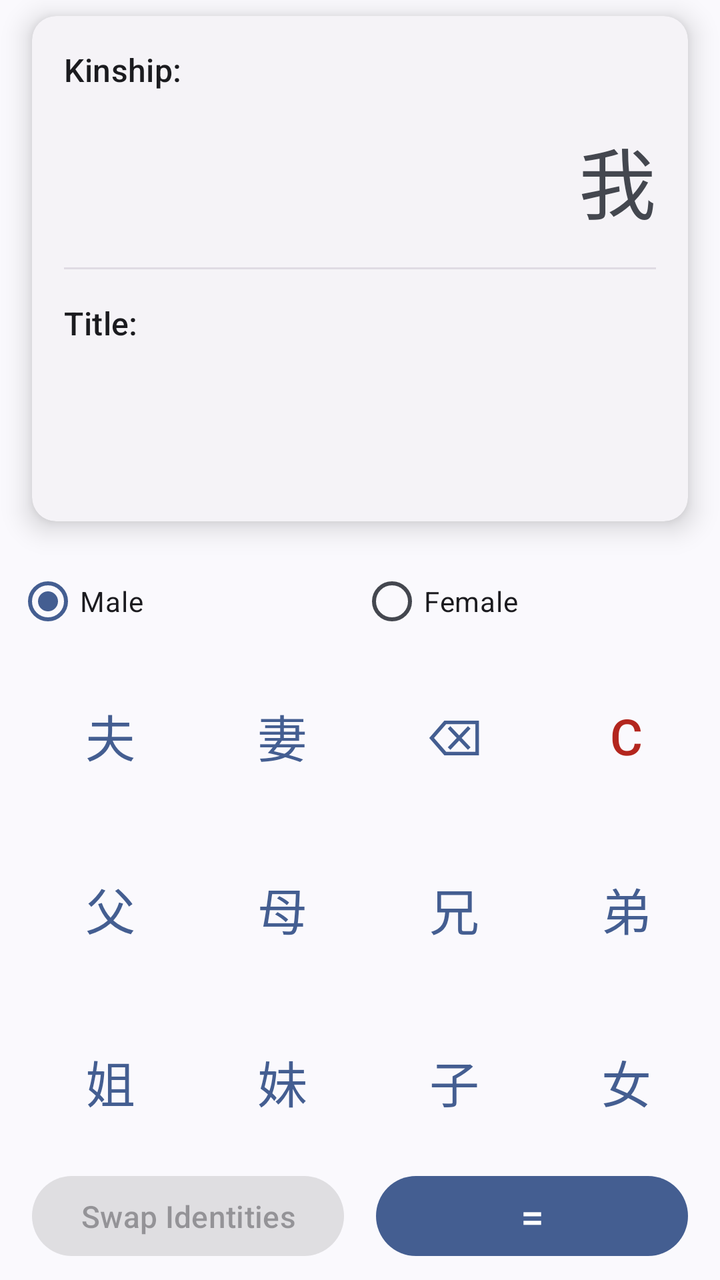
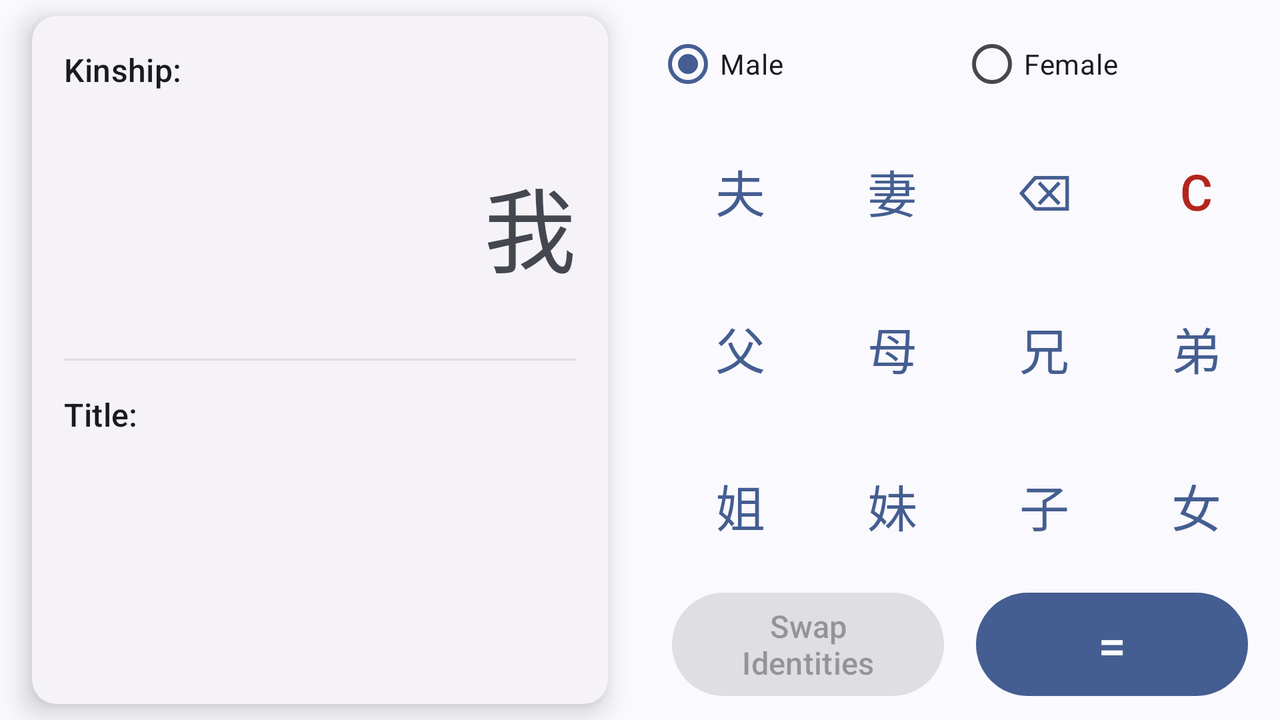

The same Android screen from two of the app's own layout files: first res/layout/ as a phone draws it, then the repository's variant for another configuration, drawn on a device whose configuration selects that folder. Both files follow.
<!-- AndroidManifest.xml: application theme AppTheme -->
<!-- res/layout/activity_relationship.xml -->
<?xml version="1.0" encoding="utf-8"?>
<androidx.constraintlayout.widget.ConstraintLayout xmlns:android="http://schemas.android.com/apk/res/android"
    xmlns:app="http://schemas.android.com/apk/res-auto"
    xmlns:tools="http://schemas.android.com/tools"
    android:id="@+id/parent"
    android:layout_width="match_parent"
    android:layout_height="match_parent"
    android:orientation="vertical">

    <com.google.android.material.card.MaterialCardView
        style="@style/Widget.Material3.CardView.Elevated"
        android:layout_width="0dp"
        android:layout_height="0dp"
        android:layout_marginHorizontal="16dp"
        android:layout_marginVertical="8dp"
        app:cardElevation="8dp"
        app:layout_constraintBottom_toBottomOf="@+id/guideline9"
        app:layout_constraintEnd_toEndOf="parent"
        app:layout_constraintStart_toStartOf="parent"
        app:layout_constraintTop_toTopOf="parent">

        <LinearLayout
            android:layout_width="match_parent"
            android:layout_height="match_parent"
            android:orientation="vertical">


            <LinearLayout
                android:layout_width="match_parent"
                android:layout_height="0dp"
                android:layout_marginTop="8dp"
                android:layout_weight="1"
                android:orientation="vertical">

                <TextView
                    android:id="@+id/input"
                    android:layout_width="wrap_content"
                    android:layout_height="wrap_content"
                    android:layout_gravity="start"
                    android:layout_marginStart="16dp"
                    android:layout_marginTop="8dp"
                    android:text="@string/relationship"
                    android:textAppearance="@style/TextAppearance.Material3.TitleMedium" />

                <TextView
                    android:id="@+id/input_textview"
                    android:layout_width="match_parent"
                    android:layout_height="match_parent"
                    android:autoSizeMaxTextSize="46sp"
                    android:autoSizeTextType="uniform"
                    android:gravity="end|center"
                    android:padding="16dp"
                    android:text="我"
                    tools:ignore="HardcodedText" />

            </LinearLayout>

            <com.google.android.material.divider.MaterialDivider
                android:layout_width="match_parent"
                android:layout_height="wrap_content"
                android:layout_marginHorizontal="16dp"
                android:alpha="0.5" />

            <LinearLayout
                android:id="@+id/linearLayout2"
                android:layout_width="match_parent"
                android:layout_height="0dp"
                android:layout_marginTop="8dp"
                android:layout_weight="1"
                android:orientation="vertical">

                <TextView
                    android:id="@+id/output"
                    android:layout_width="wrap_content"
                    android:layout_height="wrap_content"
                    android:layout_gravity="start"
                    android:layout_marginStart="16dp"
                    android:layout_marginTop="8dp"
                    android:text="@string/call"
                    android:textAppearance="@style/TextAppearance.Material3.TitleMedium" />

                <TextView
                    android:id="@+id/output_textview"
                    android:layout_width="match_parent"
                    android:layout_height="match_parent"
                    android:autoSizeMaxTextSize="38sp"
                    android:autoSizeTextType="uniform"
                    android:gravity="end|center"
                    android:padding="16dp"
                    android:text=""
                    android:textAlignment="textEnd"
                    android:textIsSelectable="true"
                    tools:ignore="HardcodedText" />

            </LinearLayout>

        </LinearLayout>

    </com.google.android.material.card.MaterialCardView>

    <LinearLayout
        android:id="@+id/linearLayout5"
        android:layout_width="0dp"
        android:layout_height="0dp"
        android:orientation="vertical"
        android:padding="8dp"
        app:layout_constraintBottom_toBottomOf="parent"
        app:layout_constraintEnd_toEndOf="parent"
        app:layout_constraintStart_toStartOf="parent"
        app:layout_constraintTop_toTopOf="@+id/guideline9">

        <RadioGroup
            android:id="@+id/ratioGroup"
            android:layout_width="match_parent"
            android:layout_height="wrap_content"
            android:orientation="horizontal">

            <com.google.android.material.radiobutton.MaterialRadioButton
                android:id="@+id/male"
                android:layout_width="0dp"
                android:layout_height="wrap_content"
                android:layout_weight="1"
                android:checked="true"
                android:text="@string/male" />

            <com.google.android.material.radiobutton.MaterialRadioButton
                android:id="@+id/female"
                android:layout_width="0dp"
                android:layout_height="wrap_content"
                android:layout_weight="1"
                android:text="@string/female" />
        </RadioGroup>


        <LinearLayout
            android:layout_width="match_parent"
            android:layout_height="match_parent"
            android:orientation="vertical">

            <LinearLayout
                android:layout_width="match_parent"
                android:layout_height="wrap_content"
                android:layout_weight="1"
                android:orientation="horizontal">

                <Button
                    android:id="@+id/btn_h"
                    style="?android:attr/buttonBarButtonStyle"
                    android:layout_width="0dp"
                    android:layout_height="match_parent"
                    android:layout_weight="1"
                    android:autoSizeMaxTextSize="25sp"
                    android:autoSizeTextType="uniform"
                    android:text="夫"
                    tools:ignore="HardcodedText,NestedWeights" />

                <Button
                    android:id="@+id/btn_w"
                    style="?android:attr/buttonBarButtonStyle"
                    android:layout_width="0dp"
                    android:layout_height="match_parent"
                    android:layout_weight="1"
                    android:autoSizeMaxTextSize="25sp"
                    android:autoSizeTextType="uniform"
                    android:text="妻"
                    tools:ignore="HardcodedText" />

                <Button
                    android:id="@+id/iv_del"
                    style="?android:attr/buttonBarButtonStyle"
                    android:layout_width="0dp"
                    android:layout_height="match_parent"
                    android:layout_weight="1"
                    android:autoSizeMaxTextSize="25sp"
                    android:autoSizeTextType="uniform"
                    android:text="⌫"
                    tools:ignore="HardcodedText" />

                <Button
                    android:id="@+id/btn_clr"
                    style="?android:attr/buttonBarButtonStyle"
                    android:layout_width="0dp"
                    android:layout_height="match_parent"
                    android:layout_weight="1"
                    android:autoSizeMaxTextSize="25sp"
                    android:autoSizeTextType="uniform"
                    android:text="C"
                    android:textColor="?colorError"
                    tools:ignore="HardcodedText" />
            </LinearLayout>

            <LinearLayout
                android:layout_width="match_parent"
                android:layout_height="wrap_content"
                android:layout_weight="1"
                android:orientation="horizontal">

                <Button
                    android:id="@+id/btn_f"
                    style="?android:attr/buttonBarButtonStyle"
                    android:layout_width="0dp"
                    android:layout_height="match_parent"
                    android:layout_weight="1"
                    android:autoSizeMaxTextSize="25sp"
                    android:autoSizeTextType="uniform"
                    android:text="父"
                    tools:ignore="HardcodedText,NestedWeights" />

                <Button
                    android:id="@+id/btn_m"
                    style="?android:attr/buttonBarButtonStyle"
                    android:layout_width="0dp"
                    android:layout_height="match_parent"
                    android:layout_weight="1"
                    android:autoSizeMaxTextSize="25sp"
                    android:autoSizeTextType="uniform"
                    android:text="母"
                    tools:ignore="HardcodedText" />

                <Button
                    android:id="@+id/btn_ob"
                    style="?android:attr/buttonBarButtonStyle"
                    android:layout_width="0dp"
                    android:layout_height="match_parent"
                    android:layout_weight="1"
                    android:autoSizeMaxTextSize="25sp"
                    android:autoSizeTextType="uniform"
                    android:text="兄"
                    tools:ignore="HardcodedText" />

                <Button
                    android:id="@+id/btn_lb"
                    style="?android:attr/buttonBarButtonStyle"
                    android:layout_width="0dp"
                    android:layout_height="match_parent"
                    android:layout_weight="1"
                    android:autoSizeMaxTextSize="25sp"
                    android:autoSizeTextType="uniform"
                    android:text="弟"
                    tools:ignore="HardcodedText" />

            </LinearLayout>

            <LinearLayout
                android:layout_width="match_parent"
                android:layout_height="wrap_content"
                android:layout_weight="1"
                android:orientation="horizontal">

                <Button
                    android:id="@+id/btn_os"
                    style="?android:attr/buttonBarButtonStyle"
                    android:layout_width="0dp"
                    android:layout_height="match_parent"
                    android:layout_weight="1"
                    android:autoSizeMaxTextSize="25sp"
                    android:autoSizeTextType="uniform"
                    android:text="姐"
                    tools:ignore="HardcodedText,NestedWeights" />

                <Button
                    android:id="@+id/btn_ls"
                    style="?android:attr/buttonBarButtonStyle"
                    android:layout_width="0dp"
                    android:layout_height="match_parent"
                    android:layout_weight="1"
                    android:autoSizeMaxTextSize="25sp"
                    android:autoSizeTextType="uniform"
                    android:text="妹"
                    tools:ignore="HardcodedText" />

                <Button
                    android:id="@+id/btn_s"
                    style="?android:attr/buttonBarButtonStyle"
                    android:layout_width="0dp"
                    android:layout_height="match_parent"
                    android:layout_weight="1"
                    android:autoSizeMaxTextSize="25sp"
                    android:autoSizeTextType="uniform"
                    android:text="子"
                    tools:ignore="HardcodedText" />

                <Button
                    android:id="@+id/btn_d"
                    style="?android:attr/buttonBarButtonStyle"
                    android:layout_width="0dp"
                    android:layout_height="match_parent"
                    android:layout_weight="1"
                    android:autoSizeMaxTextSize="25sp"
                    android:autoSizeTextType="uniform"
                    android:text="女"
                    tools:ignore="HardcodedText" />

            </LinearLayout>

            <LinearLayout
                android:layout_width="match_parent"
                android:layout_height="wrap_content"
                android:layout_marginHorizontal="8dp"
                android:layout_weight="0"
                android:orientation="horizontal">

                <com.google.android.material.button.MaterialButton
                    android:id="@+id/btn_each"
                    style="@style/Widget.Material3.Button.ElevatedButton"
                    android:layout_width="0dp"
                    android:layout_height="match_parent"
                    android:layout_marginEnd="8dp"
                    android:layout_weight="1"
                    android:autoSizeMaxTextSize="20sp"
                    android:autoSizeTextType="uniform"
                    android:enabled="false"
                    android:text="@string/inverseCall"
                    tools:ignore="NestedWeights" />

                <com.google.android.material.button.MaterialButton
                    android:id="@+id/btn_eq"
                    android:layout_width="0dp"
                    android:layout_height="match_parent"
                    android:layout_marginStart="8dp"
                    android:layout_weight="1"
                    android:autoSizeMaxTextSize="25sp"
                    android:autoSizeTextType="uniform"
                    android:text="="
                    tools:ignore="HardcodedText" />

            </LinearLayout>

        </LinearLayout>

    </LinearLayout>


    <androidx.constraintlayout.widget.Guideline
        android:id="@+id/guideline9"
        android:layout_width="wrap_content"
        android:layout_height="wrap_content"
        android:orientation="horizontal"
        app:layout_constraintGuide_percent="0.42" />

</androidx.constraintlayout.widget.ConstraintLayout>
<!-- resources referenced by this layout -->
<resources>
  <string name="call">Title:</string>
  <string name="female">Female</string>
  <string name="inverseCall">Swap Identities</string>
  <string name="male">Male</string>
  <string name="relationship">Kinship:</string>
  <style name="AppTheme" parent="Theme.Material3.DynamicColors.DayNight">
          <item name="android:windowSplashScreenBackground" tools:targetApi="s">@color/background
          </item>
          <item name="android:windowContentTransitions">true</item>
          <item name="android:hardwareAccelerated">true</item>
          <item name="drawerArrowStyle">@style/DrawerArrow</item>
          <item name="actionOverflowMenuStyle">@style/MyActionMenuOverflow</item>
      </style>
  <color name="background">#FEFEFE</color>
  <style name="DrawerArrow" parent="Widget.AppCompat.DrawerArrowToggle">
          <item name="spinBars">true</item>
          <item name="color">?colorOnSurface</item>
      </style>
  <style name="MyActionMenuOverflow" parent="Widget.Material3.PopupMenu">
          <item name="android:popupBackground">@drawable/popmenu_background</item>
      </style>
  <!-- drawable popmenu_background (drawable) -->
  <?xml version="1.0" encoding="utf-8"?>
  <shape xmlns:android="http://schemas.android.com/apk/res/android">
      <solid android:color="?colorSecondaryContainer" />
      <corners
          android:radius="16dp" />
      <padding
          android:bottom="8dp"
          android:left="5dp"
          android:right="0dp"
          android:top="8dp" />
  </shape>
</resources>
<!-- res/layout-land/activity_relationship.xml (the repository's variant of the layout above) -->
<!-- drawn on the phone turned sideways -->
<?xml version="1.0" encoding="utf-8"?>
<androidx.constraintlayout.widget.ConstraintLayout xmlns:android="http://schemas.android.com/apk/res/android"
    xmlns:app="http://schemas.android.com/apk/res-auto"
    xmlns:tools="http://schemas.android.com/tools"
    android:id="@+id/parent"
    android:layout_width="match_parent"
    android:layout_height="match_parent"
    android:orientation="vertical">

    <com.google.android.material.card.MaterialCardView
        style="@style/Widget.Material3.CardView.Elevated"
        android:layout_width="0dp"
        android:layout_height="0dp"
        android:layout_marginHorizontal="16dp"
        android:layout_marginVertical="8dp"
        app:cardElevation="8dp"
        app:layout_constraintBottom_toBottomOf="parent"
        app:layout_constraintEnd_toStartOf="@+id/guideline10"
        app:layout_constraintStart_toStartOf="parent"
        app:layout_constraintTop_toTopOf="parent">

        <LinearLayout
            android:layout_width="match_parent"
            android:layout_height="match_parent"
            android:orientation="vertical">


            <LinearLayout
                android:layout_width="match_parent"
                android:layout_height="0dp"
                android:layout_marginTop="8dp"
                android:layout_weight="1"
                android:orientation="vertical">

                <TextView
                    android:id="@+id/input"
                    android:layout_width="wrap_content"
                    android:layout_height="wrap_content"
                    android:layout_gravity="start"
                    android:layout_marginStart="16dp"
                    android:layout_marginTop="8dp"
                    android:text="@string/relationship"
                    android:textAppearance="@style/TextAppearance.Material3.TitleMedium"/>

                <TextView
                    android:id="@+id/input_textview"
                    android:layout_width="match_parent"
                    android:layout_height="match_parent"
                    android:autoSizeMaxTextSize="46sp"
                    android:autoSizeTextType="uniform"
                    android:gravity="end|center"
                    android:padding="16dp"
                    android:text="我"
                    tools:ignore="HardcodedText" />

            </LinearLayout>

            <com.google.android.material.divider.MaterialDivider
                android:layout_width="match_parent"
                android:layout_height="wrap_content"
                android:layout_marginHorizontal="16dp"
                android:alpha="0.5" />

            <LinearLayout
                android:id="@+id/linearLayout2"
                android:layout_width="match_parent"
                android:layout_height="0dp"
                android:layout_marginTop="8dp"
                android:layout_weight="1"
                android:orientation="vertical">

                <TextView
                    android:id="@+id/output"
                    android:layout_width="wrap_content"
                    android:layout_height="wrap_content"
                    android:layout_gravity="start"
                    android:layout_marginStart="16dp"
                    android:layout_marginTop="8dp"
                    android:text="@string/call"
                    android:textAppearance="@style/TextAppearance.Material3.TitleMedium" />

                <TextView
                    android:id="@+id/output_textview"
                    android:layout_width="match_parent"
                    android:layout_height="match_parent"
                    android:autoSizeMaxTextSize="38sp"
                    android:autoSizeTextType="uniform"
                    android:gravity="end|center"
                    android:padding="16dp"
                    android:text=""
                    android:textAlignment="textEnd"
                    android:textIsSelectable="true"
                    tools:ignore="HardcodedText" />

            </LinearLayout>

        </LinearLayout>

    </com.google.android.material.card.MaterialCardView>

    <LinearLayout
        android:id="@+id/linearLayout5"
        android:layout_width="0dp"
        android:layout_height="0dp"
        android:orientation="vertical"
        android:padding="8dp"
        app:layout_constraintBottom_toBottomOf="parent"
        app:layout_constraintEnd_toEndOf="parent"
        app:layout_constraintStart_toStartOf="@+id/guideline10"
        app:layout_constraintTop_toTopOf="parent">

        <RadioGroup
            android:id="@+id/ratioGroup"
            android:layout_width="match_parent"
            android:layout_height="wrap_content"
            android:orientation="horizontal">

            <com.google.android.material.radiobutton.MaterialRadioButton
                android:id="@+id/male"
                android:layout_width="0dp"
                android:layout_height="wrap_content"
                android:layout_weight="1"
                android:checked="true"
                android:text="@string/male" />

            <com.google.android.material.radiobutton.MaterialRadioButton
                android:id="@+id/female"
                android:layout_width="0dp"
                android:layout_height="wrap_content"
                android:layout_weight="1"
                android:text="@string/female" />
        </RadioGroup>

        <LinearLayout
            android:layout_width="match_parent"
            android:layout_height="match_parent"
            android:orientation="vertical">

            <LinearLayout
                android:layout_width="match_parent"
                android:layout_height="wrap_content"
                android:layout_weight="1"
                android:orientation="horizontal">

                <Button
                    android:id="@+id/btn_h"
                    style="?android:attr/buttonBarButtonStyle"
                    android:layout_width="0dp"
                    android:layout_height="match_parent"
                    android:layout_weight="1"
                    android:autoSizeMaxTextSize="25sp"
                    android:autoSizeTextType="uniform"
                    android:text="夫"
                    tools:ignore="HardcodedText,NestedWeights" />

                <Button
                    android:id="@+id/btn_w"
                    style="?android:attr/buttonBarButtonStyle"
                    android:layout_width="0dp"
                    android:layout_height="match_parent"
                    android:layout_weight="1"
                    android:autoSizeMaxTextSize="25sp"
                    android:autoSizeTextType="uniform"
                    android:text="妻"
                    tools:ignore="HardcodedText" />

                <Button
                    android:id="@+id/iv_del"
                    style="?android:attr/buttonBarButtonStyle"
                    android:layout_width="0dp"
                    android:layout_height="match_parent"
                    android:layout_weight="1"
                    android:autoSizeMaxTextSize="25sp"
                    android:autoSizeTextType="uniform"
                    android:text="⌫"
                    tools:ignore="HardcodedText" />

                <Button
                    android:id="@+id/btn_clr"
                    style="?android:attr/buttonBarButtonStyle"
                    android:layout_width="0dp"
                    android:layout_height="match_parent"
                    android:layout_weight="1"
                    android:autoSizeMaxTextSize="25sp"
                    android:autoSizeTextType="uniform"
                    android:text="C"
                    android:textColor="?colorError"
                    tools:ignore="HardcodedText" />
            </LinearLayout>

            <LinearLayout
                android:layout_width="match_parent"
                android:layout_height="wrap_content"
                android:layout_weight="1"
                android:orientation="horizontal">

                <Button
                    android:id="@+id/btn_f"
                    style="?android:attr/buttonBarButtonStyle"
                    android:layout_width="0dp"
                    android:layout_height="match_parent"
                    android:layout_weight="1"
                    android:autoSizeMaxTextSize="25sp"
                    android:autoSizeTextType="uniform"
                    android:text="父"
                    tools:ignore="HardcodedText,NestedWeights" />

                <Button
                    android:id="@+id/btn_m"
                    style="?android:attr/buttonBarButtonStyle"
                    android:layout_width="0dp"
                    android:layout_height="match_parent"
                    android:layout_weight="1"
                    android:autoSizeMaxTextSize="25sp"
                    android:autoSizeTextType="uniform"
                    android:text="母"
                    tools:ignore="HardcodedText" />

                <Button
                    android:id="@+id/btn_ob"
                    style="?android:attr/buttonBarButtonStyle"
                    android:layout_width="0dp"
                    android:layout_height="match_parent"
                    android:layout_weight="1"
                    android:autoSizeMaxTextSize="25sp"
                    android:autoSizeTextType="uniform"
                    android:text="兄"
                    tools:ignore="HardcodedText" />

                <Button
                    android:id="@+id/btn_lb"
                    style="?android:attr/buttonBarButtonStyle"
                    android:layout_width="0dp"
                    android:layout_height="match_parent"
                    android:layout_weight="1"
                    android:autoSizeMaxTextSize="25sp"
                    android:autoSizeTextType="uniform"
                    android:text="弟"
                    tools:ignore="HardcodedText" />

            </LinearLayout>

            <LinearLayout
                android:layout_width="match_parent"
                android:layout_height="wrap_content"
                android:layout_weight="1"
                android:orientation="horizontal">

                <Button
                    android:id="@+id/btn_os"
                    style="?android:attr/buttonBarButtonStyle"
                    android:layout_width="0dp"
                    android:layout_height="match_parent"
                    android:layout_weight="1"
                    android:autoSizeMaxTextSize="25sp"
                    android:autoSizeTextType="uniform"
                    android:text="姐"
                    tools:ignore="HardcodedText,NestedWeights" />

                <Button
                    android:id="@+id/btn_ls"
                    style="?android:attr/buttonBarButtonStyle"
                    android:layout_width="0dp"
                    android:layout_height="match_parent"
                    android:layout_weight="1"
                    android:autoSizeMaxTextSize="25sp"
                    android:autoSizeTextType="uniform"
                    android:text="妹"
                    tools:ignore="HardcodedText" />

                <Button
                    android:id="@+id/btn_s"
                    style="?android:attr/buttonBarButtonStyle"
                    android:layout_width="0dp"
                    android:layout_height="match_parent"
                    android:layout_weight="1"
                    android:autoSizeMaxTextSize="25sp"
                    android:autoSizeTextType="uniform"
                    android:text="子"
                    tools:ignore="HardcodedText" />

                <Button
                    android:id="@+id/btn_d"
                    style="?android:attr/buttonBarButtonStyle"
                    android:layout_width="0dp"
                    android:layout_height="match_parent"
                    android:layout_weight="1"
                    android:autoSizeMaxTextSize="25sp"
                    android:autoSizeTextType="uniform"
                    android:text="女"
                    tools:ignore="HardcodedText" />

            </LinearLayout>

            <LinearLayout
                android:layout_width="match_parent"
                android:layout_height="wrap_content"
                android:layout_marginHorizontal="8dp"
                android:layout_weight="0"
                android:orientation="horizontal">

                <com.google.android.material.button.MaterialButton
                    android:id="@+id/btn_each"
                    style="@style/Widget.Material3.Button.ElevatedButton"
                    android:layout_width="0dp"
                    android:layout_height="match_parent"
                    android:layout_marginEnd="8dp"
                    android:layout_weight="1"
                    android:autoSizeMaxTextSize="20sp"
                    android:autoSizeTextType="uniform"
                    android:enabled="false"
                    android:text="@string/inverseCall"
                    tools:ignore="NestedWeights" />

                <com.google.android.material.button.MaterialButton
                    android:id="@+id/btn_eq"
                    android:layout_width="0dp"
                    android:layout_height="match_parent"
                    android:layout_marginStart="8dp"
                    android:layout_weight="1"
                    android:autoSizeMaxTextSize="25sp"
                    android:autoSizeTextType="uniform"
                    android:text="="
                    tools:ignore="HardcodedText" />

            </LinearLayout>

        </LinearLayout>

    </LinearLayout>

    <androidx.constraintlayout.widget.Guideline
        android:id="@+id/guideline10"
        android:layout_width="wrap_content"
        android:layout_height="wrap_content"
        android:orientation="vertical"
        app:layout_constraintGuide_percent="0.5" />

</androidx.constraintlayout.widget.ConstraintLayout>
